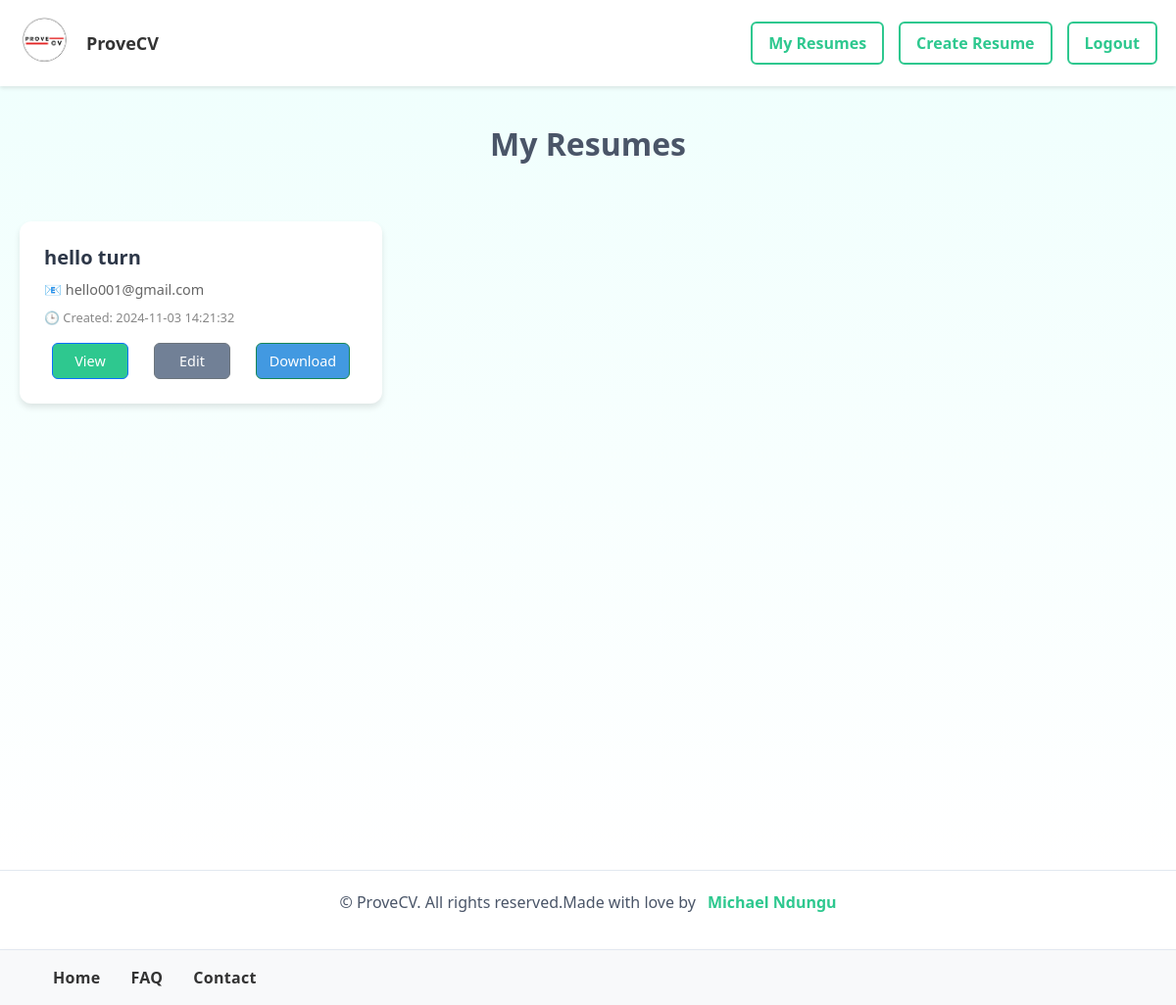
/my-resumes (signed in), run on an earlier commit of the app's database.
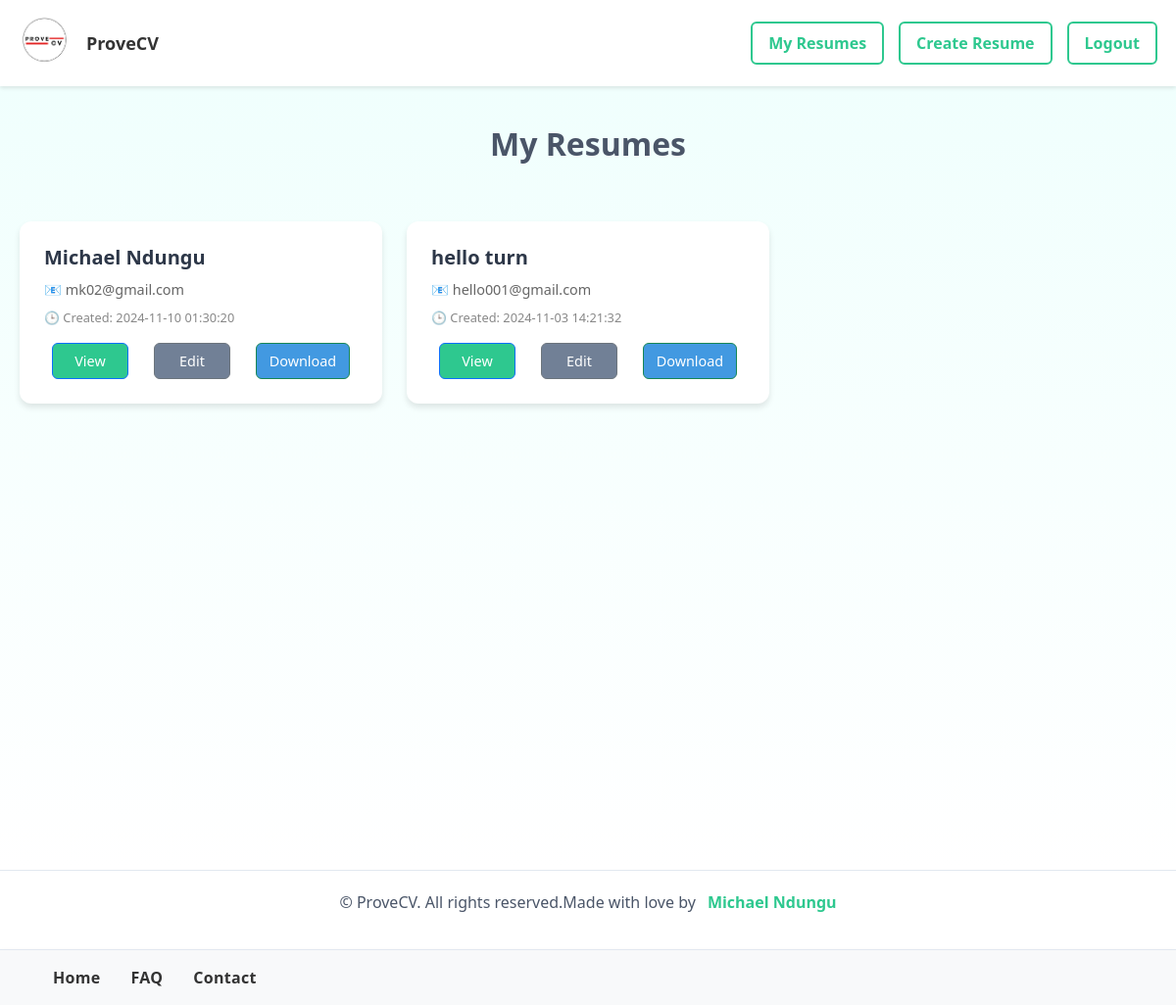
And on a later commit of the database.
### tables this page shows
CREATE TABLE resumes (
            id INTEGER PRIMARY KEY AUTOINCREMENT,
            name TEXT NOT NULL,
            email TEXT NOT NULL,
            phone TEXT,
            summary TEXT,
            experience TEXT,
            education TEXT,
            skills TEXT,
            created_at TIMESTAMP DEFAULT CURRENT_TIMESTAMP,
            user_id INTEGER, referees TEXT,
            FOREIGN KEY (user_id) REFERENCES users (id)
        );

### prove/app.py (the view)
@app.route('/my-resumes')
@login_required
def my_resumes():
    conn = sqlite3.connect('resumes.db')
    c = conn.cursor()
    c.execute('SELECT * FROM resumes WHERE user_id = ? ORDER BY created_at DESC', (current_user.id,))
    resumes = c.fetchall()
    conn.close()
    return render_template('my_resumes.html', resumes=resumes)

### prove/app.py (called while the page is built)
@login_manager.user_loader
def load_user(user_id):
    conn = sqlite3.connect('resumes.db')
    c = conn.cursor()
    c.execute('SELECT * FROM users WHERE id = ?', (user_id,))
    user = c.fetchone()
    conn.close()
    if user:
        return User(id=user[0], username=user[1], email=user[2], password_hash=user[3])
    return None

### prove/templates/my_resumes.html (shortened to what this page needs)
{% extends "base.html" %}
{% block content %}
<div class="page-container">
    <div class="content-container">
        <div class="page-header">
            <h1>My Resumes</h1>
        </div>
        <div class="resume-grid">
            {% if resumes %}
                {% for resume in resumes %}
                <div class="resume-card">
                    <h3>{{ resume[1] }}</h3>
                    <p class="email">📧 {{ resume[2] }}</p>
                    <p class="created-date">🕒 Created: {{ resume[8].split('.')[0] if resume[8] else 'N/A' }}</p>
                    <div class="resume-actions">
                        <a href="{{ url_for('view_resume', id=resume[0]) }}" class="btn btn-primary">
                             View
                        </a>
                        <a href="{{ url_for('edit_resume', id=resume[0]) }}" class="btn btn-secondary">
                             Edit
                        </a>
                        <a href="{{ url_for('download_resume', id=resume[0]) }}" class="btn btn-success">
                             Download
                        </a>
                    </div>
                </div>
                {% endfor %}
            {% else %}
                <div class="no-resumes">
                    <p>You haven't created any resumes yet.</p>
                    <a href="{{ url_for('create') }}" class="btn btn-primary">Create Your First Resume</a>
                </div>
            {% endif %}
        </div>
    </div>
</div>
{% endblock %}

### prove/templates/base.html (shortened to what this page needs)
<!DOCTYPE html>
<html lang="en">
<head>
    <link rel="stylesheet" href="{{ url_for('static', filename='style.css') }}">
    <link href="https://cdn.jsdelivr.net/npm/bootstrap@5.1.3/dist/css/bootstrap.min.css" rel="stylesheet">
</head>
<body>
    <nav class="navbar">
        <div class="nav-brand">
            <img src="{{ url_for('static', filename='images/logo.png') }}" alt="ProveCV Logo" class="nav-logo">
            <a href="{{ url_for('index') }}">ProveCV</a>
        </div>
        <div class="nav-links">
            {% if current_user.is_authenticated %}
                <a href="{{ url_for('my_resumes') }}">My Resumes</a>
                <a href="{{ url_for('create') }}">Create Resume</a>
                <a href="{{ url_for('auth.logout') }}">Logout</a>
            {% else %}
                <a href="{{ url_for('auth.login') }}">Login</a>
                <a href="{{ url_for('auth.signup') }}">Sign Up</a>
            {% endif %}
        </div>
    </nav>
    <main>
        {% block content %}{% endblock %}
    </main>
    <footer>
        <p>&copy; ProveCV. All rights reserved.Made with love by <a href="https://github.com/mossad054">Michael Ndungu </p>
    </footer>
    <nav class="navbar navbar-expand-lg navbar-light bg-light">
        <div class="container-fluid">
            <div class="collapse navbar-collapse" id="navbarNav">
                <ul class="navbar-nav">
                    <li class="nav-item">
                        <a class="nav-link nav-bold" href="/">Home</a>
                    </li>
                    <li class="nav-item">
                        <a class="nav-link nav-bold" href="/faq">FAQ</a>
                    </li>
                    <li class="nav-item">
                        <a class="nav-link nav-bold" href="/contact">Contact</a>
                    </li>
                </ul>
            </div>
        </div>
    </nav>
</body>
</html>

### prove/static/style.css (style rules this page uses)
.btn { width: 100%; margin-top: 1rem; }
.btn { display: inline-block; padding: 0.8rem 1.5rem; margin: 0 0.5rem; border-radius: 5px; text-decoration: none; font-weight: bold; transition: all 0.3s ease; }
.btn-primary { background-color: #00ff91cc; color: white; }
.btn-secondary { background-color: #7ae25a; color: white; }
.navbar { display: flex; justify-content: space-between; align-items: center; padding: 9px 19px; background-color: #fff; box-shadow: 0 2px 4px rgba(0,0,0,0.1); }
.nav-brand a { font-size: 18px; font-weight: bold; color: #333; text-decoration: none; }
.nav-links { display: flex; align-items: center; gap: 15px; }
.nav-links a { font-weight: 600; text-decoration: none; transition: all 0.3s ease; padding: 8px 16px; border-radius: 6px; font-size: 16px; border: 2px solid #2EC88F; color: #2EC88F; background-color: transparent; }
.nav-links a[href*="logout"] { border: 2px solid #2EC88F; color: #2EC88F; background-color: transparent; }
.navbar { padding: 9px 19px; display: flex; justify-content: space-between; align-items: center; background-color: #fff; box-shadow: 0 2px 4px rgba(0,0,0,0.1); }
.nav-brand { display: flex; align-items: center; padding: 6px 0; }
.nav-links a { transition: all 0.3s ease; }
footer { text-align: center; padding: 2rem; background-color: #f8f9fa; margin-top: 4rem; }
.btn-secondary { background-color: #6c757d; color: white; }
.resume-grid { display: grid; grid-template-columns: repeat(auto-fill, minmax(300px, 1fr)); gap: 2rem; padding: 2rem 0; }
.resume-card { background: white; border-radius: 8px; padding: 1.5rem; box-shadow: 0 2px 4px rgba(0,0,0,0.1); transition: transform 0.2s ease; }
.resume-card h3 { margin: 0 0 0.5rem 0; color: #2c3e50; }
.resume-card .email { color: #666; font-size: 0.9rem; margin-bottom: 0.5rem; }
.resume-card .created-date { color: #888; font-size: 0.8rem; margin-bottom: 1rem; }
.resume-actions { display: flex; gap: 0.5rem; }
.resume-actions .btn { padding: 0.4rem 0.8rem; font-size: 0.9rem; }
.resume-grid { display: grid; grid-template-columns: repeat(auto-fill, minmax(300px, 1fr)); gap: 2rem; margin-top: 2rem; }
.resume-actions { display: flex; gap: 0.5rem; flex-wrap: wrap; }
.btn { padding: 0.5rem 1rem; border-radius: 4px; text-decoration: none; font-weight: 500; transition: background-color 0.3s ease; }
.btn-primary { background-color: #2e942c; color: white; }
.btn-success { background-color: #28a745; color: white; }
.nav-logo { width: 60px; height: auto; margin-right: 9px; vertical-align: middle; object-fit: contain; }
footer { padding: 20px; text-align: center; background-color: #fff; border-top: 1px solid #e2e8f0; margin-top: auto; }
footer p { display: flex; align-items: center; justify-content: center; gap: 12px; color: #4a5568; font-size: 16px; font-weight: 500; }
footer a { color: #2EC88F; text-decoration: none; transition: color 0.3s ease; font-weight: 600; }
.navbar-nav .nav-bold { font-weight: 600; color: #333 !important; padding: 8px 16px; border-radius: 6px; transition: all 0.3s ease; font-size: 16px; letter-spacing: 0.3px; }
.navbar-nav { gap: 15px; display: flex; align-items: center; }
.navbar.navbar-expand-lg { margin-top: auto; border-top: 1px solid #e2e8f0; }

### prove/templates/my_resumes.html (style rules this page uses)
.page-container { min-height: 100vh; background: linear-gradient(to bottom, #f0fffd, #ffffff); padding: 40px 20px; }
.content-container { max-width: 1200px; margin: 0 auto; }
.page-header { text-align: center; margin-bottom: 40px; }
.page-header h1 { font-size: 32px; color: #4a5568; font-weight: 600; }
.resume-grid { display: grid; grid-template-columns: repeat(auto-fill, minmax(300px, 1fr)); gap: 25px; padding: 20px 0; }
.resume-card { background: white; border-radius: 12px; padding: 25px; box-shadow: 0 4px 6px rgba(0, 0, 0, 0.1); transition: transform 0.2s, box-shadow 0.2s; }
.resume-card h3 { font-size: 20px; color: #2d3748; margin-bottom: 10px; font-weight: 600; }
.email { color: #718096; font-size: 14px; margin-bottom: 8px; }
.created-date { color: #a0aec0; font-size: 12px; margin-bottom: 20px; }
.resume-actions { display: flex; gap: 10px; flex-wrap: wrap; }
.btn { padding: 8px 16px; border-radius: 6px; font-size: 14px; font-weight: 500; text-decoration: none; transition: all 0.2s; flex: 1; text-align: center; }
.btn-primary { background-color: #2EC88F; color: white; }
.btn-secondary { background-color: #718096; color: white; }
.btn-success { background-color: #4299e1; color: white; }

What changed in the data, as far as the page shows it:
added resumes: name "Michael Ndungu", email "mk02@gmail.com", created_at "2024-11-10 01:30:20"
